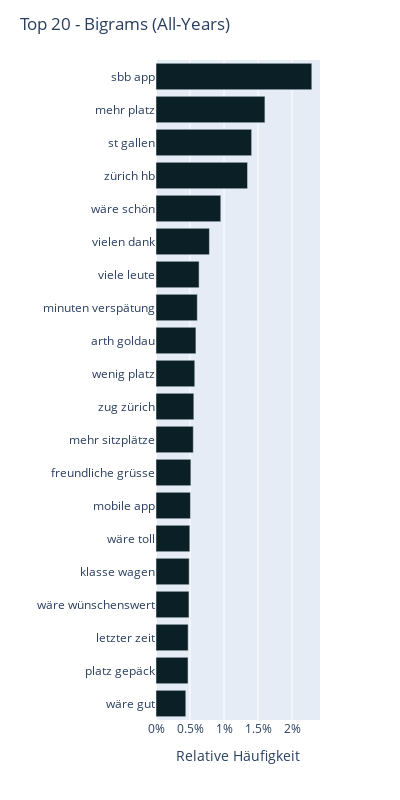

Notebook code for this chart:
### Code cell
fig = px.bar(bigrams.sort_values('count_relative', ascending=True),
    x='count_relative', 
    y='word',
    opacity = 1,
    color_discrete_sequence =color_discrete_sequence
                 )

fig.update_layout(
    title="Top 20 - Bigrams ("+label_plots+")",
    yaxis_title='',
    xaxis_title='Relative Häufigkeit',
    xaxis=dict(ticksuffix="%"),
    width=400, 
    height=800,
    legend_title="")

#fig.update_yaxes(range=(55,105))

fig.show()

pio.write_image(fig,"images/fig-Bigrams-"+label_plots+"-barchart.svg") #save fig as svg

### Figure 1 — Plotly figure (JSON) as saved in the notebook; plotly's stock layout.template omitted (floating-point values rounded to 4 significant figures)
{"data": [{"alignmentgroup": "True", "hovertemplate": "count_relative=%{x}<br>word=%{y}<extra></extra>", "legendgroup": "", "marker": {"color": "#0B1F26", "opacity": 1, "pattern": {"shape": ""}}, "name": "", "offsetgroup": "", "orientation": "h", "showlegend": false, "textposition": "auto", "type": "bar", "x": [0.4383, 0.4708, 0.4724, 0.4848, 0.4879, 0.4972, 0.5065, 0.5126, 0.5483, 0.556, 0.57, 0.587, 0.6071, 0.6335, 0.7852, 0.9525, 1.346, 1.406, 1.601, 2.291], "xaxis": "x", "y": ["wäre gut", "platz gepäck", "letzter zeit", "wäre wünschenswert", "klasse wagen", "wäre toll", "mobile app", "freundliche grüsse", "mehr sitzplätze", "zug zürich", "wenig platz", "arth goldau", "minuten verspätung", "viele leute", "vielen dank", "wäre schön", "zürich hb", "st gallen", "mehr platz", "sbb app"], "yaxis": "y"}], "layout": {"barmode": "relative", "height": 800, "legend": {"title": {"text": ""}, "tracegroupgap": 0}, "margin": {"t": 60}, "title": {"text": "Top 20 - Bigrams (All-Years)"}, "width": 400, "xaxis": {"anchor": "y", "domain": [0, 1], "ticksuffix": "%", "title": {"text": "Relative Häufigkeit"}}, "yaxis": {"anchor": "x", "domain": [0, 1], "title": {"text": ""}}}}
